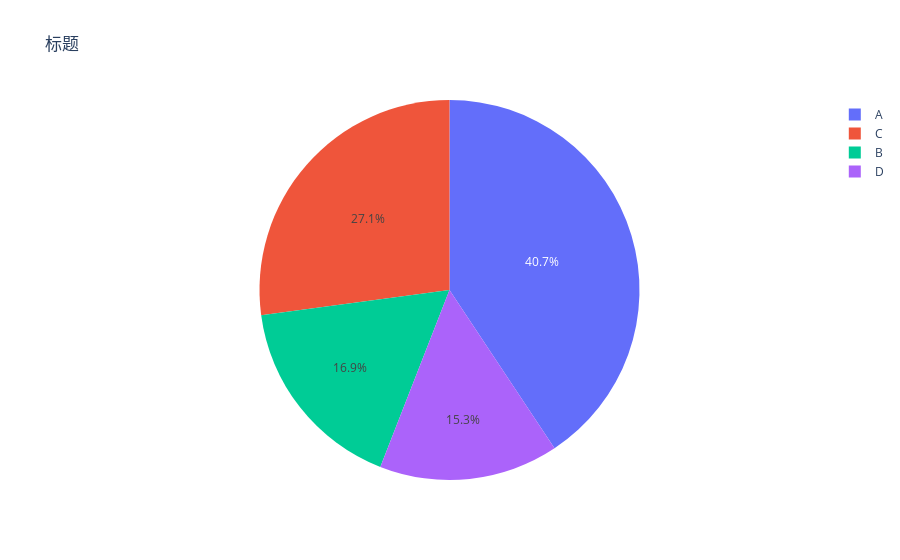

Write notebook code for a chart like this one.
### Markdown cell above
## Basic

### Code cell
names = ["A", "B", "C", "D"]
values = [120, 50, 80, 45]

fig = px.pie(names=names, values=values, title="标题")
fig.show()

### Figure 1 — Plotly figure (JSON) as saved in the notebook; plotly's stock layout.template omitted (floating-point values rounded to 4 significant figures)
{"data": [{"domain": {"x": [0, 1], "y": [0, 1]}, "hovertemplate": "label=%{label}<br>value=%{value}<extra></extra>", "labels": ["A", "B", "C", "D"], "legendgroup": "", "name": "", "showlegend": true, "type": "pie", "values": [120, 50, 80, 45]}], "layout": {"legend": {"tracegroupgap": 0}, "title": {"text": "标题"}}}
